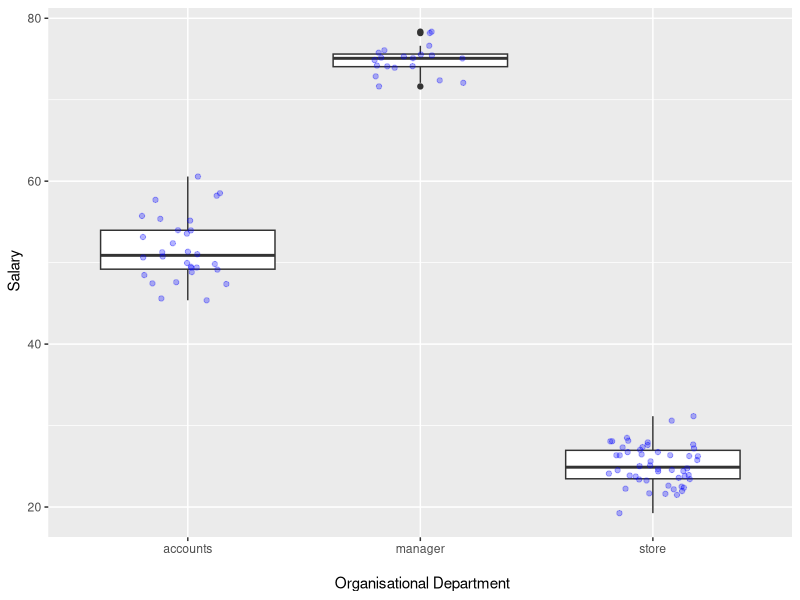

Recreate this plot in R.
## ---- chunk 1
library(tidyverse)

tb <- tibble(
  ID = paste("ID", 101:200, sep=""),
  dept = factor(c(rep("accounts", 30), 
                  rep("manager", 20), 
                  rep("store", 50))),
  salary = round(c(rnorm(30, 50, 4), 
                   rnorm(20, 75, 2), 
                   rnorm(50, 25, 2)),2)
)

tb
## ---- chunk 2
des <- tb %>%
  group_by(dept) %>%
  summarise(
    mean = round(mean(salary),2),
    sd = round(sd(salary),2)
  )

des
## ---- chunk 3
tb %>%
  ggplot(., aes(x= dept, y= salary)) +
  geom_boxplot() +
  labs(x = "\n Organisational Department", y= " Salary") +
  geom_jitter(alpha=0.3, width=.2, col= "blue")
## ---- chunk 4
contrasts(tb$dept)
## ---- chunk 5
m1 <- lm(salary ~ dept, data = tb)
summary(m1)
## ---- chunk 6
des
## ---- chunk 7
des
## ---- chunk 8
des
## ---- chunk 9
summary(m1)$coefficients
## ---- chunk 10
49.77667 + 24.81633
## ---- chunk 11
des
## ---- chunk 12
summary(m1)$coefficients
## ---- chunk 13
49.77667 - 24.75387
